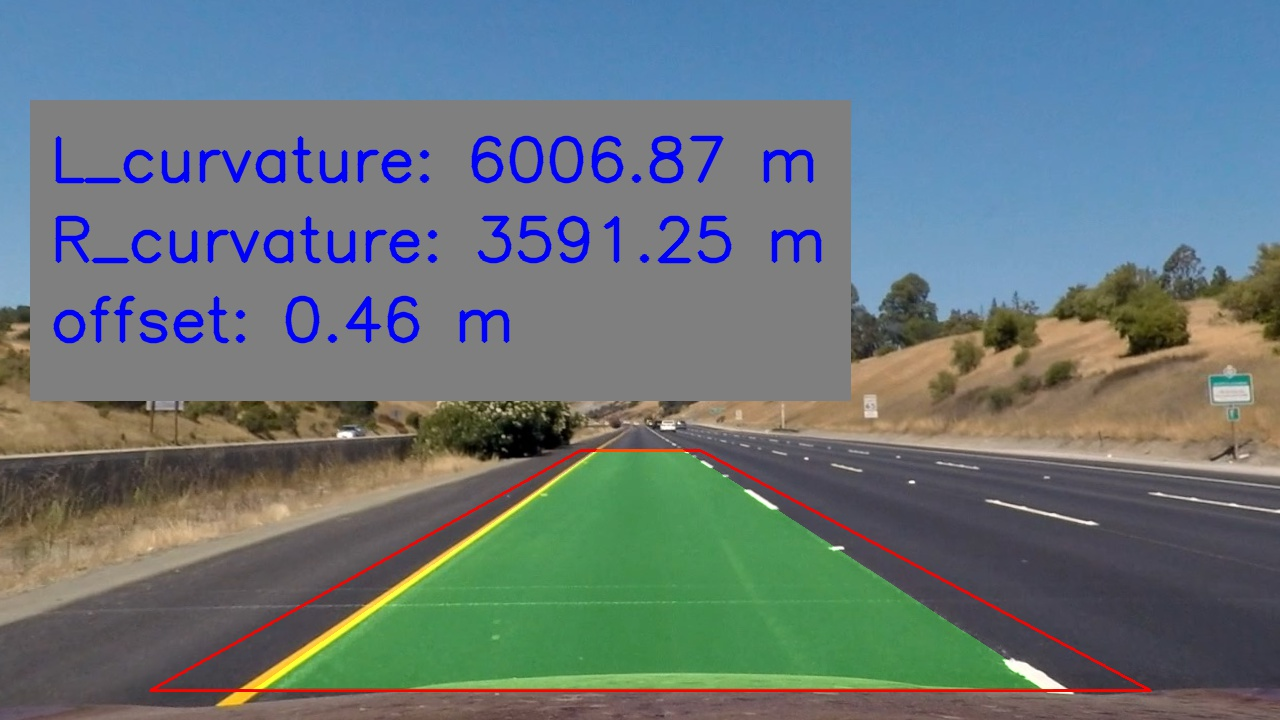
#> input picture straight_lines1.jpg, 1280 x 720 px
$ python -i AdvancedLaneFind_pipeline.py   (imports and definitions only)   (older library calls are emulated)
#> lines starting #> are read from the running program, lines starting #| are printed output that depends on the picture

import cv2
import numpy as np
import glob
import matplotlib.pyplot as plt
import pickle
import os
from common_parameters import XM_PER_PIX,YM_PER_PIX
from Line import Line

# [58 lines left out: functions getCameraCalibrationMatrix, displayDistortionCorrectedImgs, not called in this run]

def thresholdImage(img,sx_thresh=(20,80),s_thresh=(110,130),
        l_thresh=(200,250),b_thresh=(95,110),
        save_name='threshold_img',
        flipRGB2BGR =True):

#> called with sx_thresh = (20, 80), s_thresh = (110, 130), l_thresh = (200, 250), b_thresh = (95, 110), save_name = 'threshold_img', flipRGB2BGR = True
    if flipRGB2BGR:
        img = cv2.cvtColor(img,cv2.COLOR_RGB2BGR)
#> img is the input picture: shape (720, 1280, 3); mean B, G, R 121.8, 117.6, 104.2

    hls = cv2.cvtColor(img, cv2.COLOR_BGR2HLS)
#> hls: shape (720, 1280, 3); mean of channels 0, 1, 2 67, 116.5, 58.2
    lab = cv2.cvtColor(img, cv2.COLOR_BGR2LAB)
#> lab: shape (720, 1280, 3); mean of channels 0, 1, 2 125.8, 126.6, 125.3
    b_channel = lab[:,:,2]
    s_channel = hls[:,:,2]
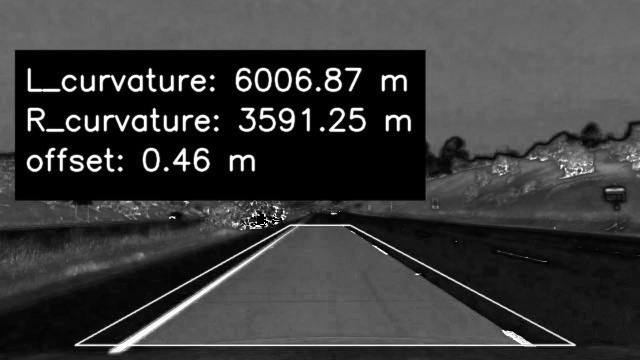
#> s_channel: shape (720, 1280) (shown at 1/2 size); min 0, max 255, mean 58.2
    h_channel = hls[:,:,0]
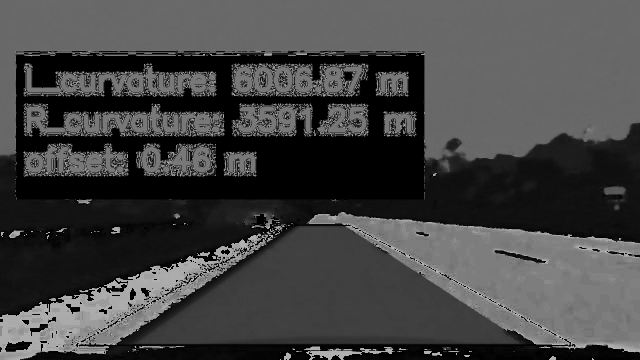
#> h_channel: shape (720, 1280) (shown at 1/2 size); min 0, max 180, mean 67
    l_channel = hls[:,:,1]
    # Grayscale image
    # NOTE: we already saw that standard grayscaling lost color information for the lane lines
    # Explore gradients in other colors spaces / color channels to see what might work better
    gray = cv2.cvtColor(img, cv2.COLOR_BGR2GRAY)
    # Sobel x
    sobelx = cv2.Sobel(gray, cv2.CV_64F, 1, 0,ksize=5) # Take the derivative in x
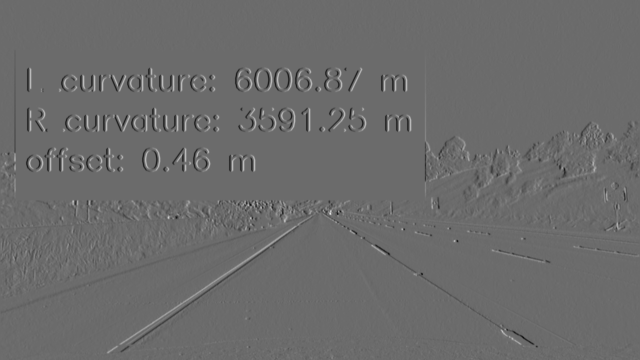
#> sobelx: shape (720, 1280) float64 (shown at 1/2 size); min -5897, max 8077, mean -1.6; drawn with min black and max white
    abs_sobelx = np.absolute(sobelx) # Absolute x derivative to accentuate lines away from horizontal
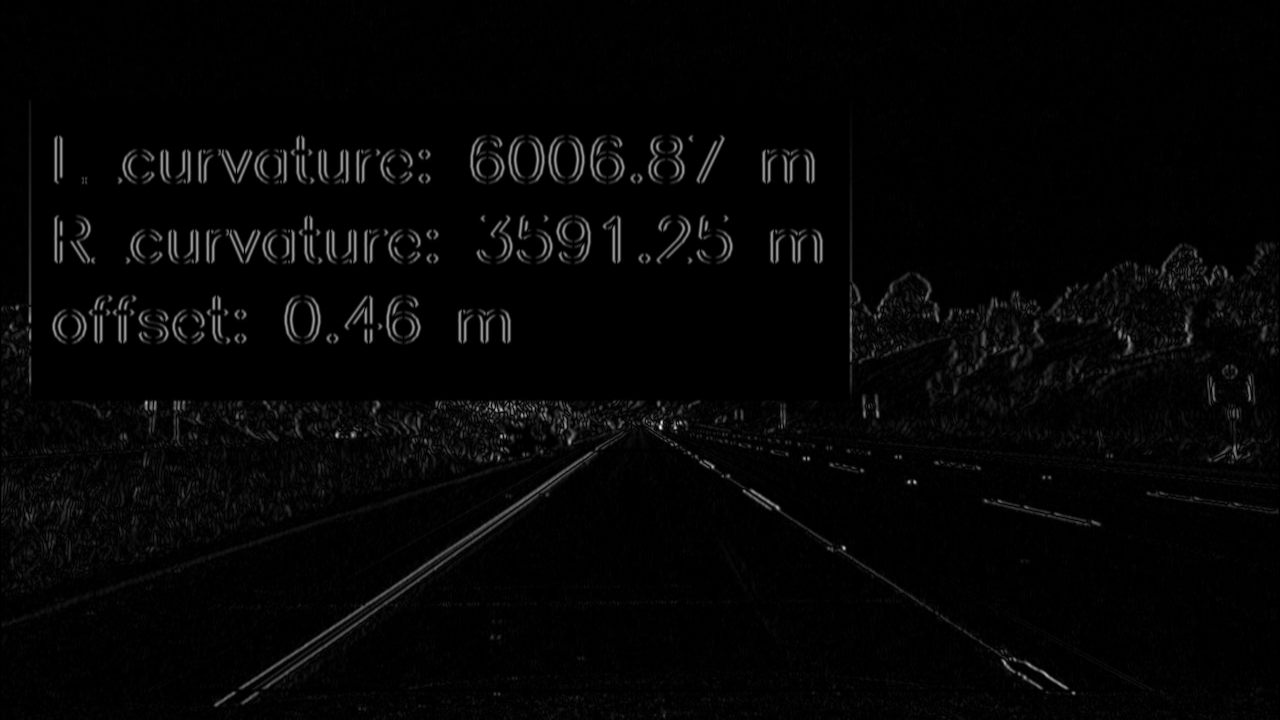
#> abs_sobelx: shape (720, 1280) float64; min 0, max 8077, mean 177.5; drawn with min black and max white
    scaled_sobel = np.uint8(255*abs_sobelx/np.max(abs_sobelx))

    # Threshold x gradient
    sxbinary = np.zeros_like(scaled_sobel)
    sxbinary[(scaled_sobel >= sx_thresh[0]) & (scaled_sobel <= sx_thresh[1])] = 1

    # Threshold color channel
    s_binary = np.zeros_like(s_channel)
    s_binary[(s_channel >= s_thresh[0]) & (s_channel <= s_thresh[1])] = 1

    l_binary = np.zeros_like(l_channel)
    l_binary[(l_channel > l_thresh[0]) & (l_channel <=l_thresh[1])] = 1

    b_binary =np.zeros_like(b_channel)
    b_binary[(b_channel > b_thresh[0]) & (b_channel <= b_thresh[1])] = 1

    # Combine l_binary and sx_binary to see
    lsx_combined = np.zeros_like(sxbinary)
    lsx_combined = l_binary+sxbinary
    lsx_binary = np.zeros_like(lsx_combined)
    lsx_binary[lsx_combined >1]=1

    #f,axarr = plt.subplots(2,2,figsize=(15,15))
    #plt.subplots_adjust(wspace =0.05 ,hspace = 0.07)
    #axarr[0,0].imshow(s_binary,'gray')
    #axarr[0,0].set_title('S_binary(HLS)')
    #axarr[0,1].imshow(l_binary,'gray')
    #axarr[0,1].set_title('L_binary (HLS)')
    #axarr[1,0].imshow(b_binary,'gray')
    #axarr[1,0].set_title('B_binary (LAB)')
    #axarr[1,1].imshow(sxbinary,'gray')
    #axarr[1,1].set_title('Sobel binary')
    #plt.savefig(save_name)

    # Stack each channel to view their individual contributions in green and blue respectively
    # This returns a stack of the two binary images, whose components you can see as different colors
    color_binary = np.dstack((np.zeros_like(sxbinary) , (l_binary), (b_binary))) * 255
    # Combine the two binary thresholds
    combined_binary = np.zeros_like(sxbinary)
    combined_binary[(b_binary ==1)| (l_binary==1)] = 1

    return combined_binary, color_binary

# [463 lines left out: functions getPerspectiveTransform, warpImage, binaryImgHistogram, slidingWindowSearch, laneLineCurvature, drawOnPerspectiveImage and 6 more, not called in this run]

# Import everything needed to edit/save/watch video clips
from moviepy.editor import VideoFileClip
from IPython.display import HTML

# [23 lines left out: functions transformVideo, processVideo, not called in this run]


output_dir = "./test_video_output"
video_list =["project_video.mp4","challenge_video.mp4","harder_challenge_video.mp4"]
video_path="./"

transformVideo.count = 0
# [1 line not run here, left out]
#processVideo(video_path+video_list[1],output_dir
#main()

>>> import cv2
>>> picture = cv2.cvtColor(cv2.imread('straight_lines1.jpg'), cv2.COLOR_BGR2RGB)
>>> result = thresholdImage(picture)

$ run again, on test3.jpg
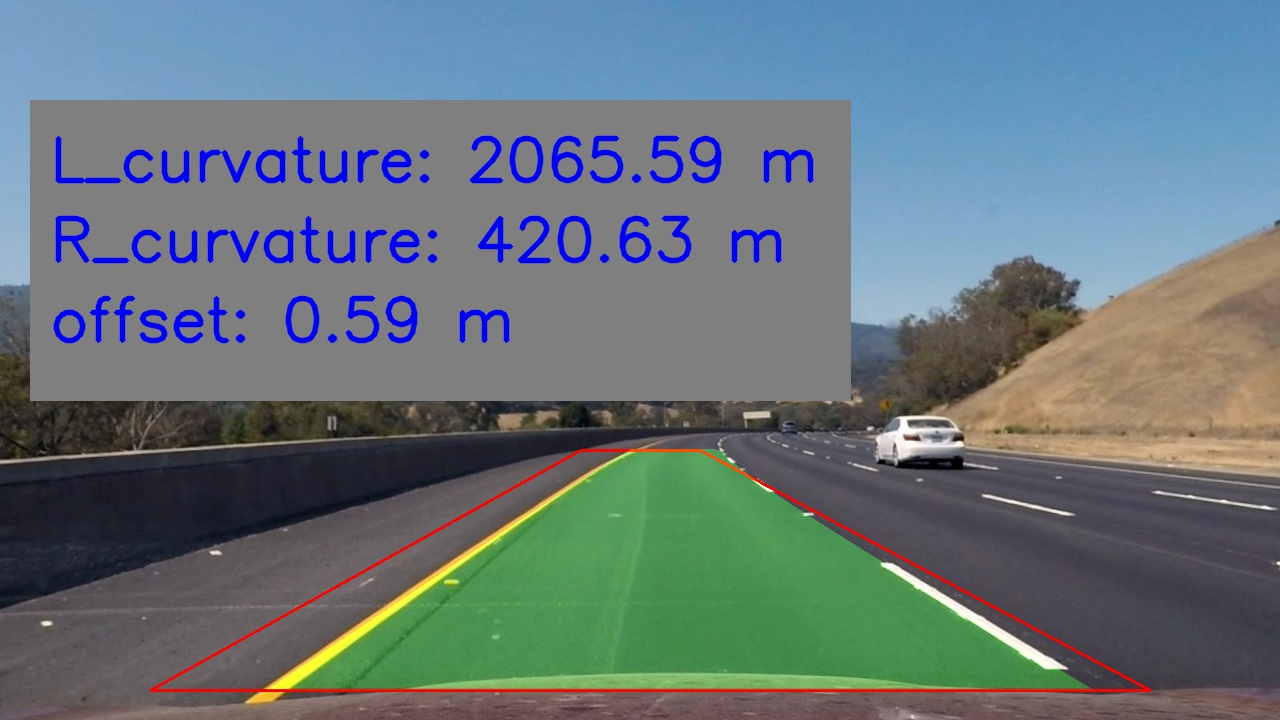
#> input picture test3.jpg, 1280 x 720 px
#> in thresholdImage, img is the input picture: shape (720, 1280, 3); mean B, G, R 122.6, 116.8, 102.7
#> hls: shape (720, 1280, 3); mean of channels 0, 1, 2 74, 116.1, 56.3
#> lab: shape (720, 1280, 3); mean of channels 0, 1, 2 124.2, 126.3, 124.3
#> in thresholdImage, `sobelx = cv2.Sobel(gray, cv2.CV_64F, 1, 0,ksize=5)`:
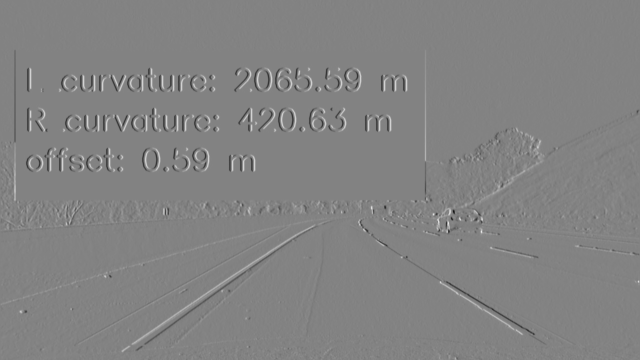
#> sobelx: shape (720, 1280) float64 (shown at 1/2 size); min -7174, max 6808, mean 1.6; drawn with min black and max white
#> in thresholdImage, `abs_sobelx = np.absolute(sobelx)`:
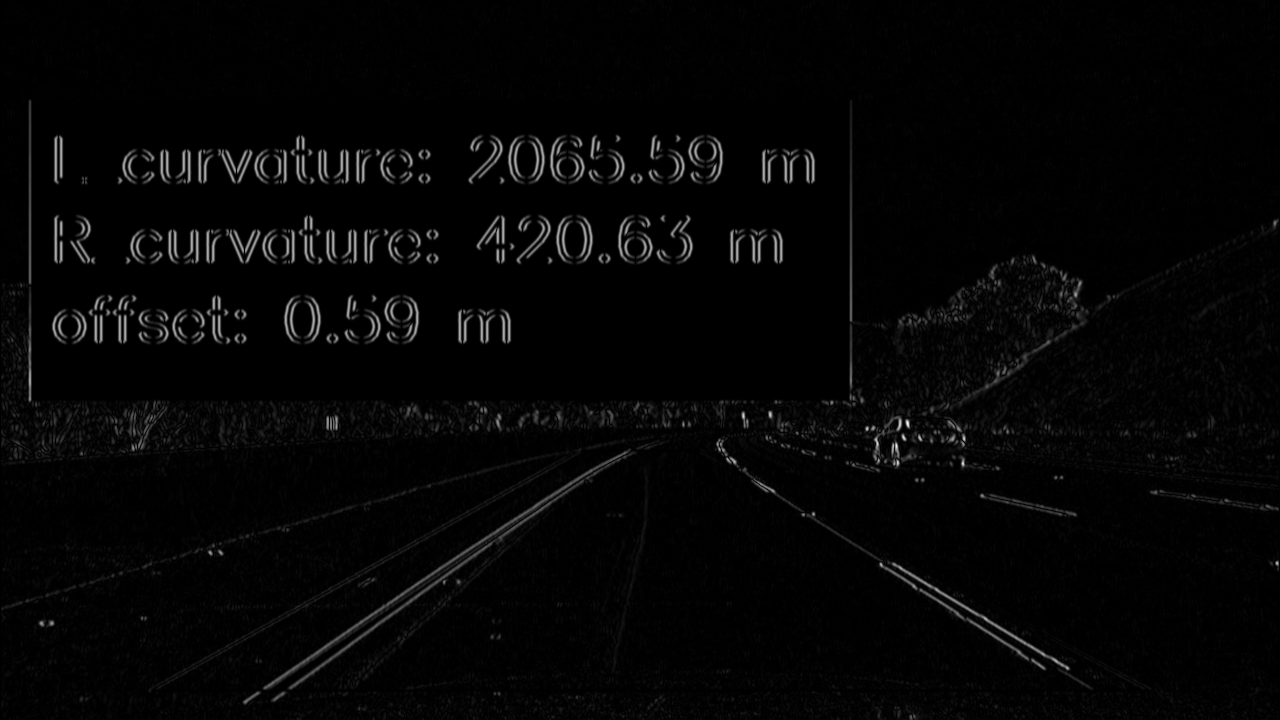
#> abs_sobelx: shape (720, 1280) float64; min 0, max 7174, mean 161.1; drawn with min black and max white

$ run again, on test4.jpg
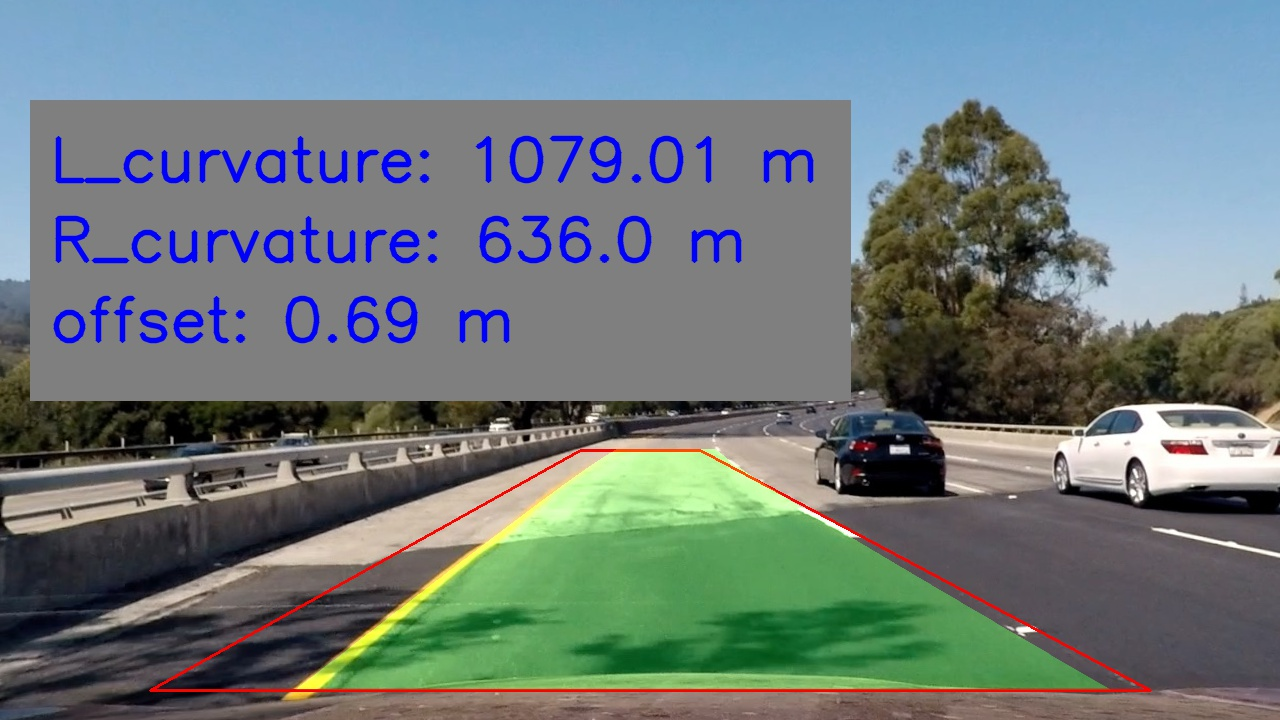
#> input picture test4.jpg, 1280 x 720 px
#> in thresholdImage, img is the input picture: shape (720, 1280, 3); mean B, G, R 123.9, 122.4, 109.8
#> hls: shape (720, 1280, 3); mean of channels 0, 1, 2 64.6, 120.5, 64.7
#> lab: shape (720, 1280, 3); mean of channels 0, 1, 2 128.9, 125.6, 126.8
#> in thresholdImage, `sobelx = cv2.Sobel(gray, cv2.CV_64F, 1, 0,ksize=5)`:
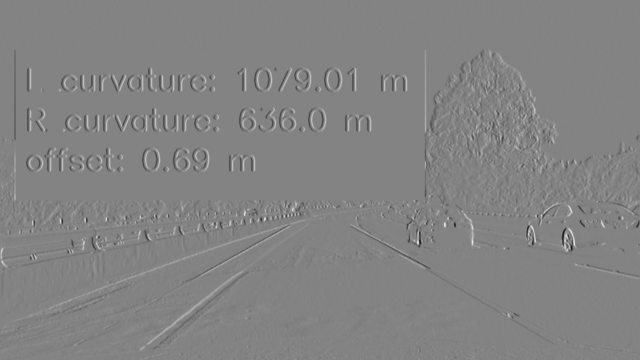
#> sobelx: shape (720, 1280) float64 (shown at 1/2 size); min -9697, max 9175, mean 2.3; drawn with min black and max white
#> in thresholdImage, `abs_sobelx = np.absolute(sobelx)`:
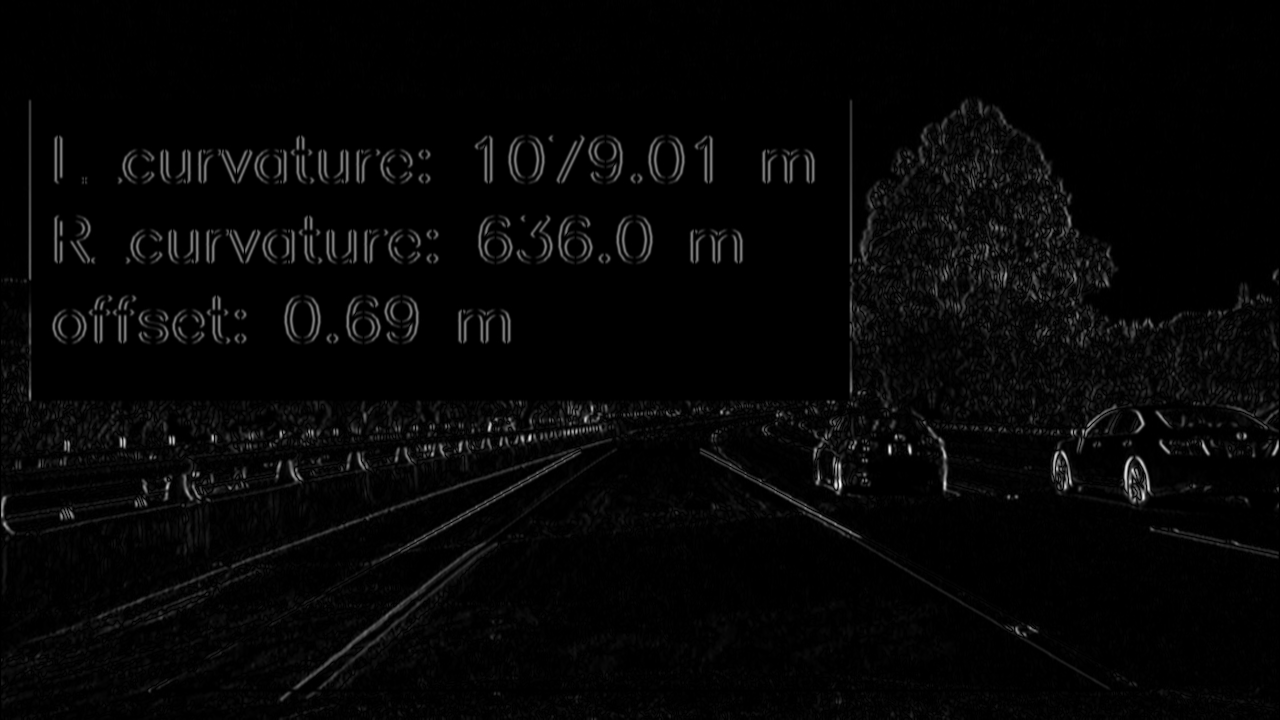
#> abs_sobelx: shape (720, 1280) float64; min 0, max 9697, mean 241.1; drawn with min black and max white
